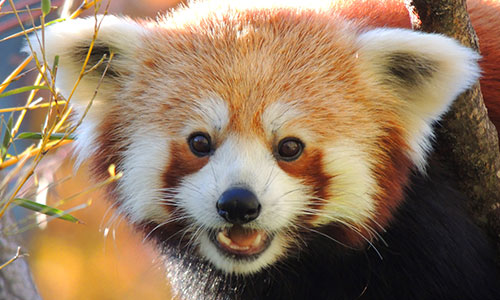
#> input picture red_panda.jpg, 500 x 300 px
$ python first_demo.py
#> lines starting #> are read from the running program, lines starting #| are printed output that depends on the picture
import cv2

image = cv2.imread("red_panda.jpg")
#> image is the input picture: shape (300, 500, 3); mean B, G, R 96.8, 121.6, 146.7
image_gray = cv2.cvtColor(image,cv2.COLOR_RGB2GRAY)
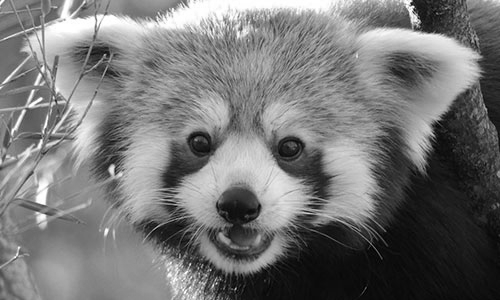
#> image_gray: shape (300, 500); min 0, max 255, mean 117.1
cv2.imwrite("gray_panda.jpg",image_gray)
# cv2.imshow("red panda", image_gray)
cv2.waitKey(0)
cv2.destroyAllWindows()
